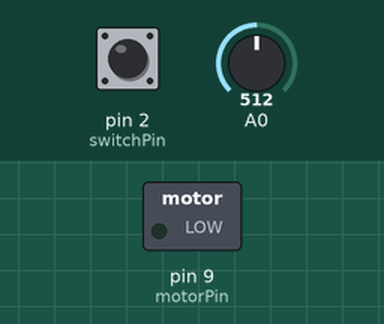
The sketch below on a simulated Arduino Uno, built with avr-gcc and run on an emulated ATmega328P. On the bench: switched loads named in the sketch (green lamp = pin HIGH). The test bench sets the inputs (shaded band); at power-on: pin 2 (switchPin) LOW, A0 = 512.

Above: at 1.2 s.
1.3 s: pin 2 (switchPin) pulled HIGH for 0.15 s
At 2.3 s:
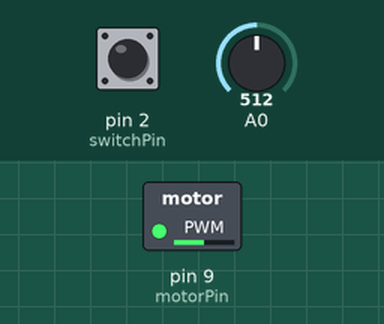
2.9 s: A0 set to 716
At 3.5 s:
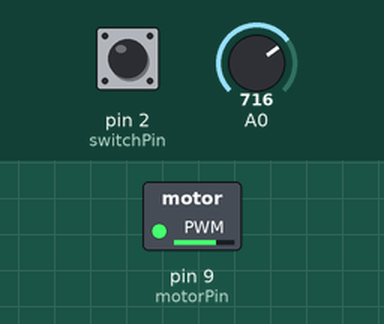
4.4 s: A0 set to 900
At 4.7 s:
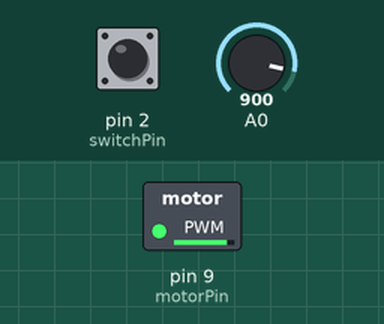
5.9 s: A0 set to 122
At 7.0 s:
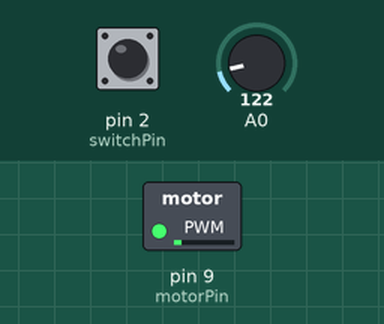
7.4 s: A0 set to 511
At 8.1 s:
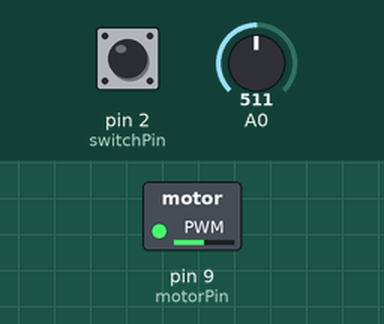
8.9 s: pin 2 (switchPin) pulled HIGH for 1 s
At 9.3 s:
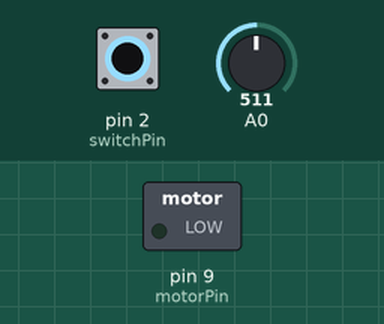
Timing chart, 0 to 11.9 s (numbered marks = the images above; inputs shaded):
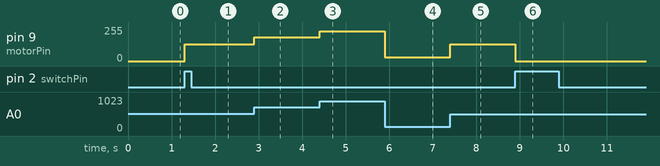

The sketch:

_09_-_Motorized_pinwheel.ino
```cpp
const int switchPin = 2;
const int motorPin = 9;

bool motorRunning = false;
int prevSwitchState = LOW;

void setup() {
  pinMode(switchPin, INPUT);
  pinMode(motorPin, OUTPUT);
}

void loop() {
  int switchState = digitalRead(switchPin);
  int potValue = analogRead(A0);
  int speed = map(potValue, 0, 1023, 0, 255);

  if(switchState == HIGH && prevSwitchState == LOW) {
    motorRunning = !motorRunning;
  }
  prevSwitchState = switchState;
  analogWrite(motorPin, motorRunning ? speed : 0);
}
```

Measured:
- after the input at 1.3 s, pin 9 (motorPin): 0/255 → 127/255 at once
- after the input at 2.9 s, pin 9 (motorPin): 127/255 → 178/255 at once
- after the input at 4.4 s, pin 9 (motorPin): 178/255 → 224/255 at once
- after the input at 5.9 s, pin 9 (motorPin): 224/255 → 30/255 at once
- after the input at 7.4 s, pin 9 (motorPin): 30/255 → 127/255 at once
- after the input at 8.9 s, pin 9 (motorPin): 127/255 → 0/255 at once
